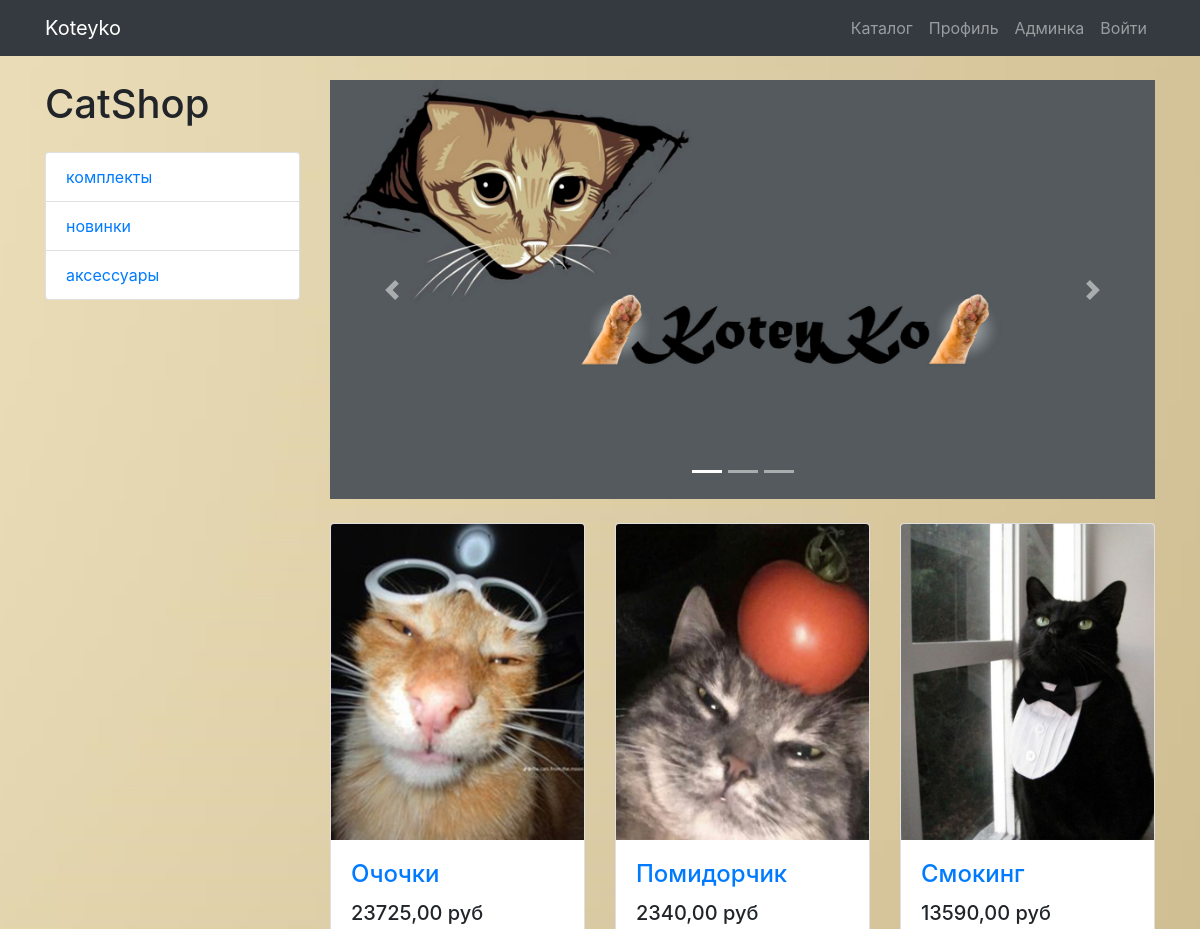
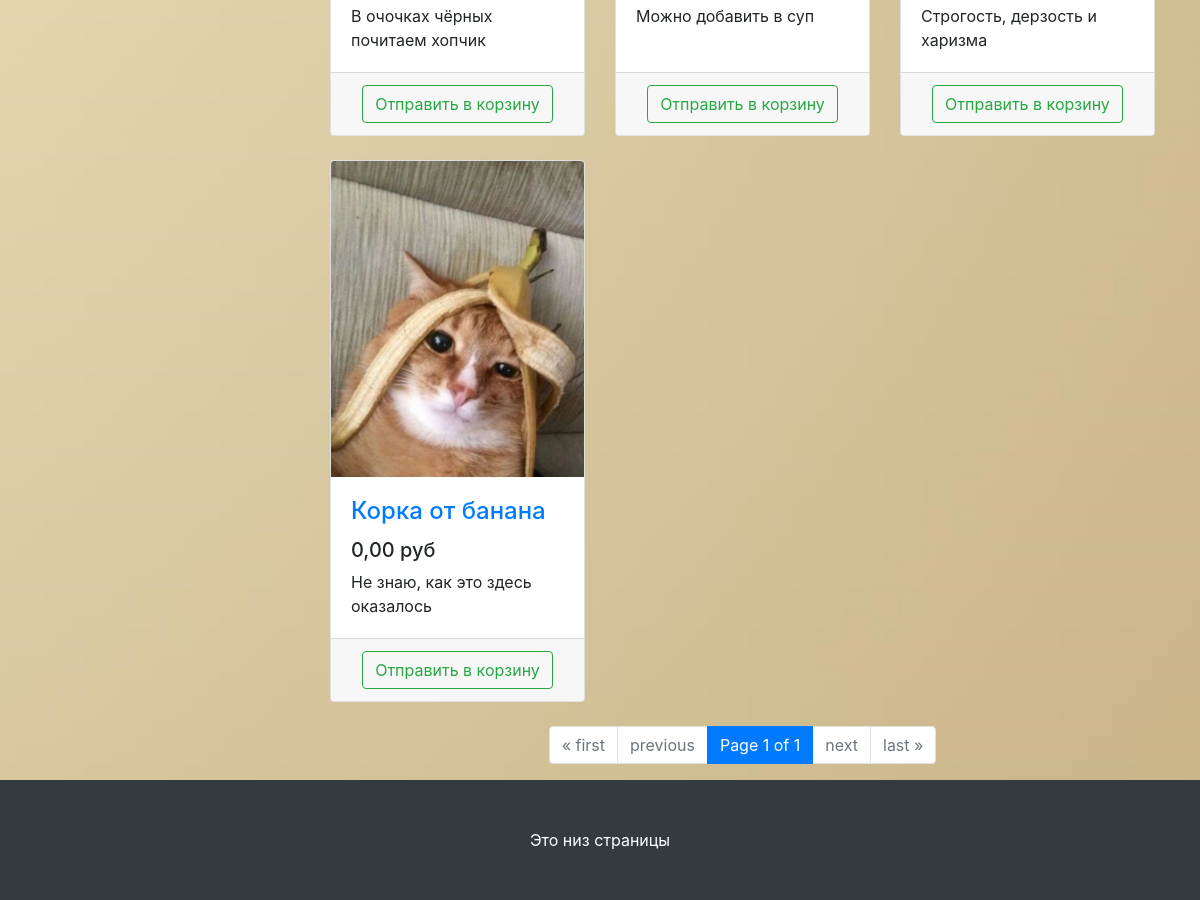
Page /3 on the committed database (2 pictures, top to bottom).
### products/models.py (models this page shows, shortened)
class ProductCategory(models.Model):
    name = models.CharField(max_length=64, unique=True)
    description = models.TextField(blank=True)
    class Meta:
        verbose_name_plural = "Product Categories"  # Как будет выглядеть в о множественном числе (в админке)

class Product(models.Model):
    name = models.CharField(max_length=256)
    image = models.ImageField(upload_to='products_images', blank=True)
    description = models.TextField(blank=True)
    short_description = models.CharField(max_length=64, blank=True)
    price = models.DecimalField(max_digits=8, decimal_places=2, default=0)
    quantity = models.PositiveIntegerField(default=0)  # типа колличество на складе
    category = models.ForeignKey(ProductCategory, on_delete=models.CASCADE)  # связь многие к одному, on_delete - параметр решающий что делать с продуктами,если удалиться вся категория(ProductCategory)

### products/views.py (the view)
# urls.py: path('', include('products.urls', namespace='products')),
def products(request, category_id=None):
    context = {'title': 'каталог', 'categories': ProductCategory.objects.all()}
    if category_id:  # пришёл ли айдишник категории, это для того чтобы работали категории
        product_list = Product.objects.filter(category_id=category_id)
    else:
        product_list = Product.objects.all()
    paginator = Paginator(product_list, 4)  # Показывать 4 продуктов на странице
    page_number = request.GET.get('page')
    try:
        page_obj = paginator.page(page_number)
    except PageNotAnInteger:
        page_obj = paginator.page(1)
    except EmptyPage:
        page_obj = paginator.page(paginator.num_pages)
    context.update({'products': page_obj})
    return render(request, 'products/products.html', context)

### products/templates/products/products.html (shortened to what this page needs)
{% extends 'products/base.html' %}
{% load static %}
{% block css %}
    <link href="{% static 'vendor/css/products.css' %}" rel="stylesheet">
{% endblock %}
{% block content %}
    <div class="container">
        <div class="row">
            <div class="col-lg-3">
                <h1 class="my-4">CatShop</h1>
                <div class="list-group">
                    {% for category in categories %}
                        <a href="{% url 'products:category' category.id %}"
                           class="list-group-item">
                            {{ category.name }}
                        </a>
                    {% endfor %}
                </div>
            </div>
            <div class="col-lg-9">
                <div id="carouselExampleIndicators" class="carousel slide my-4" data-ride="carousel">
                    <ol class="carousel-indicators">
                        <li data-target="#carouselExampleIndicators" data-slide-to="0" class="active"></li>
                        <li data-target="#carouselExampleIndicators" data-slide-to="1"></li>
                        <li data-target="#carouselExampleIndicators" data-slide-to="2"></li>
                    </ol>
                    <div class="carousel-inner" role="listbox">
                        <div class="carousel-item active">
                            <img class="d-block img-fluid" src="{% static 'vendor/img/slides/koteyko1.jpg' %}"
                                 alt="First slide">
                        </div>
                    </div>
                    <a class="carousel-control-prev" href="#carouselExampleIndicators" role="button" data-slide="prev">
                        <span class="carousel-control-prev-icon" aria-hidden="true"></span>
                    </a>
                    <a class="carousel-control-next" href="#carouselExampleIndicators" role="button" data-slide="next">
                        <span class="carousel-control-next-icon" aria-hidden="true"></span>
                    </a>
                </div>
                <div class="row">
                    {% for product in products %}
                        <div class="col-lg-4 col-md-6 mb-4">
                            <div class="card h-100">
                                <a href="#">
                                    <img class="card-img-top"
                                         src="/media/{{ product.image }}"
                                         alt="">
                                </a>
                                <div class="card-body">
                                    <h4 class="card-title">
                                        <a href="#">{{ product.name }}</a>
                                    </h4>
                                    <h5>{{ product.price }} руб</h5>
                                    <p class="card-text">{{ product.short_description }}</p>
                                </div>
                                <div class="card-footer text-center">
                                    <a href="{% url 'products:basket_add' product.id %}">
                                        <button type="button" class="btn btn-outline-success">
                                            Отправить в корзину
                                        </button>
                                    </a>
                                </div>
                            </div>
                        </div>
                    {% endfor %}
                </div>
                <nav aria-label="Page navigation example">
                    <ul class="pagination justify-content-center">
                        {% if products.has_previous %}
                            <li class="page-item">
                                <a class="page-link" href="?page=1">&laquo; first</a>
                            </li>
                            <li class="page-item">
                                <a class="page-link" href="?page={{ products.previous_page_number }}">previous</a>
                            </li>
                        {% else %}
                            <li class="page-item disabled">
                                <span class="page-link">&laquo; first</span>
                            </li>
                            <li class="page-item disabled">
                                <span class="page-link">previous</span>
                            </li>
                        {% endif %}
                        <li class="page-item active">
                            <span class="page-link">
                                Page {{ products.number }} of {{ products.paginator.num_pages }}
                            </span>
                        </li>
                        {% if products.has_next %}
                            <li class="page-item">
                                <a class="page-link" href="?page={{ products.next_page_number }}">next</a>
                            </li>
                            <li class="page-item">
                                <a class="page-link" href="?page={{ products.paginator.num_pages }}">last &raquo;</a>
                            </li>
                        {% else %}
                            <li class="page-item disabled">
                                <span class="page-link">next</span>
                            </li>
                            <li class="page-item disabled">
                                <span class="page-link">last &raquo;</span>
                            </li>
                        {% endif %}
                    </ul>
                </nav>
            </div>
        </div>
    </div>
{% endblock %}
{% block footer %}
    <footer class="py-5 bg-dark">
        <div class="container">
            <p class="m-0 text-center text-white">Это низ страницы</p>
        </div>
    </footer>
{% endblock %}

### rows in the picture
ProductCategory: name "комплекты"
ProductCategory: name "новинки"
ProductCategory: name "аксессуары"
Product: image (picture), name "Очочки", price "23725,00", short_description "В очочках чёрных почитаем хопчик"
Product: image (picture), name "Помидорчик", price "2340,00", short_description "Можно добавить в суп"
Product: image (picture), name "Смокинг", price "13590,00", short_description "Строгость, дерзость и харизма"
Product: image (picture), name "Корка от банана", price "0,00", short_description "Не знаю, как это здесь оказалось"

### other values in the picture
{{ products.number }} "1"
{{ products.paginator.num_pages }} "1"
